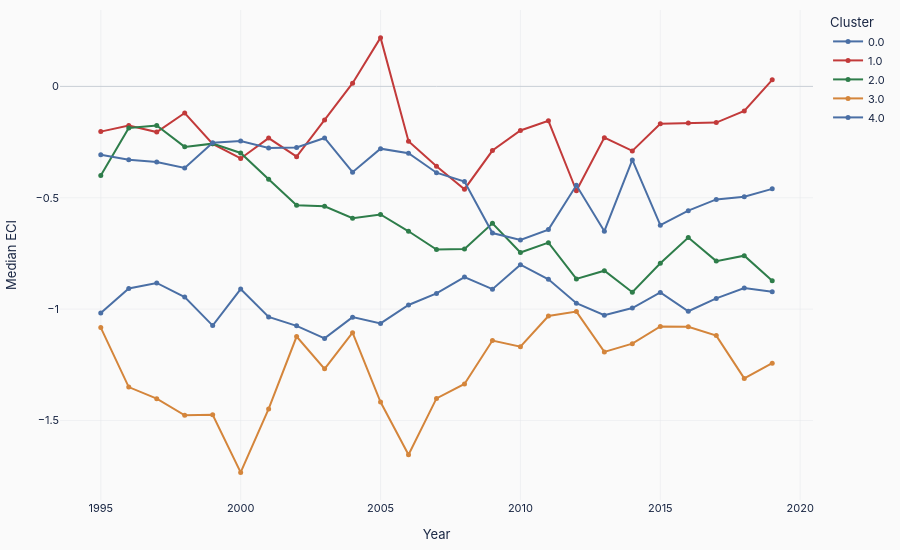

Write notebook code for a chart like this one.
### Markdown cell above
### 1b. Median ECI Trajectory by Resource-Profile Cluster

### Code cell
traj = (df.groupby(['Year', 'Cluster'])['Economic Complexity Index']
          .median().reset_index())

clusters_present = sorted(traj['Cluster'].dropna().unique())

fig = go.Figure()
for i, cl in enumerate(clusters_present):
    sub = traj[traj['Cluster'] == cl]
    fig.add_trace(go.Scatter(
        x=sub['Year'], y=sub['Economic Complexity Index'],
        mode='lines+markers', name=str(cl),
        line=dict(color=CLUSTER_COLORS[i % len(CLUSTER_COLORS)], width=2),
        marker=dict(size=5),
    ))

fig.update_layout(**base_layout(
    xaxis=dict(
        title=dict(text='Year', font=dict(size=STYLE['axis_title_size'])),
        gridcolor=STYLE['grid_color'], gridwidth=STYLE['grid_width'],
        dtick=5,
    ),
    yaxis=dict(
        title=dict(text='Median ECI', font=dict(size=STYLE['axis_title_size'])),
        gridcolor=STYLE['grid_color'], gridwidth=STYLE['grid_width'],
        zeroline=True, zerolinecolor=STYLE['zero_line_color'], zerolinewidth=1,
    ),
    legend=dict(title=dict(text='Cluster'), font=dict(size=STYLE['legend_size'])),
))

save_chart(fig, os.path.join(OUT, 'eci_cluster_trajectories'))

### Figure 1 — Plotly figure (JSON) as saved in the notebook; plotly's stock layout.template omitted (floating-point values rounded to 4 significant figures)
{"data": [{"line": {"color": "#4a6fa5", "width": 2}, "marker": {"size": 5}, "mode": "lines+markers", "name": "0.0", "type": "scatter", "x": [1995, 1996, 1997, 1998, 1999, 2000, 2001, 2002, 2003, 2004, 2005, 2006, 2007, 2008, 2009, 2010, 2011, 2012, 2013, 2014, 2015, 2016, 2017, 2018, 2019], "y": [-1.018, -0.907, -0.8825, -0.946, -1.074, -0.91, -1.035, -1.075, -1.131, -1.036, -1.064, -0.9815, -0.9295, -0.856, -0.9105, -0.8005, -0.866, -0.9735, -1.027, -0.995, -0.925, -1.01, -0.952, -0.9055, -0.9225]}, {"line": {"color": "#c23a3a", "width": 2}, "marker": {"size": 5}, "mode": "lines+markers", "name": "1.0", "type": "scatter", "x": [1995, 1996, 1997, 1998, 1999, 2000, 2001, 2002, 2003, 2004, 2005, 2006, 2007, 2008, 2009, 2010, 2011, 2012, 2013, 2014, 2015, 2016, 2017, 2018, 2019], "y": [-0.203, -0.176, -0.205, -0.1195, -0.258, -0.3235, -0.232, -0.3155, -0.1505, 0.0145, 0.219, -0.2465, -0.3585, -0.4615, -0.288, -0.198, -0.1545, -0.4685, -0.23, -0.2895, -0.1675, -0.164, -0.1625, -0.1105, 0.0295]}, {"line": {"color": "#2e7d4a", "width": 2}, "marker": {"size": 5}, "mode": "lines+markers", "name": "2.0", "type": "scatter", "x": [1995, 1996, 1997, 1998, 1999, 2000, 2001, 2002, 2003, 2004, 2005, 2006, 2007, 2008, 2009, 2010, 2011, 2012, 2013, 2014, 2015, 2016, 2017, 2018, 2019], "y": [-0.4005, -0.187, -0.1755, -0.2715, -0.257, -0.299, -0.417, -0.5335, -0.5385, -0.592, -0.575, -0.6505, -0.7325, -0.7305, -0.615, -0.746, -0.7015, -0.8645, -0.8275, -0.924, -0.794, -0.6785, -0.7845, -0.76, -0.8725]}, {"line": {"color": "#d4853b", "width": 2}, "marker": {"size": 5}, "mode": "lines+markers", "name": "3.0", "type": "scatter", "x": [1995, 1996, 1997, 1998, 1999, 2000, 2001, 2002, 2003, 2004, 2005, 2006, 2007, 2008, 2009, 2010, 2011, 2012, 2013, 2014, 2015, 2016, 2017, 2018, 2019], "y": [-1.083, -1.35, -1.402, -1.477, -1.474, -1.733, -1.448, -1.123, -1.268, -1.106, -1.417, -1.654, -1.401, -1.336, -1.141, -1.169, -1.031, -1.011, -1.192, -1.155, -1.078, -1.079, -1.119, -1.311, -1.243]}, {"line": {"color": "#4a6fa5", "width": 2}, "marker": {"size": 5}, "mode": "lines+markers", "name": "4.0", "type": "scatter", "x": [1995, 1996, 1997, 1998, 1999, 2000, 2001, 2002, 2003, 2004, 2005, 2006, 2007, 2008, 2009, 2010, 2011, 2012, 2013, 2014, 2015, 2016, 2017, 2018, 2019], "y": [-0.307, -0.329, -0.3395, -0.366, -0.253, -0.2455, -0.277, -0.2745, -0.2315, -0.385, -0.2795, -0.3, -0.3875, -0.4275, -0.6585, -0.6895, -0.643, -0.444, -0.65, -0.33, -0.623, -0.558, -0.5075, -0.4955, -0.46]}], "layout": {"font": {"color": "#1a2744", "family": "IBM Plex Sans, -apple-system, BlinkMacSystemFont, sans-serif", "size": 11}, "height": 550, "legend": {"font": {"size": 11}, "title": {"text": "Cluster"}}, "margin": {"b": 50, "l": 60, "r": 40, "t": 10}, "paper_bgcolor": "#fafafa", "plot_bgcolor": "#fafafa", "xaxis": {"dtick": 5, "gridcolor": "#e5e7eb", "gridwidth": 0.5, "title": {"font": {"size": 13}, "text": "Year"}}, "yaxis": {"gridcolor": "#e5e7eb", "gridwidth": 0.5, "title": {"font": {"size": 13}, "text": "Median ECI"}, "zeroline": true, "zerolinecolor": "#c9cfd6", "zerolinewidth": 1}}}
